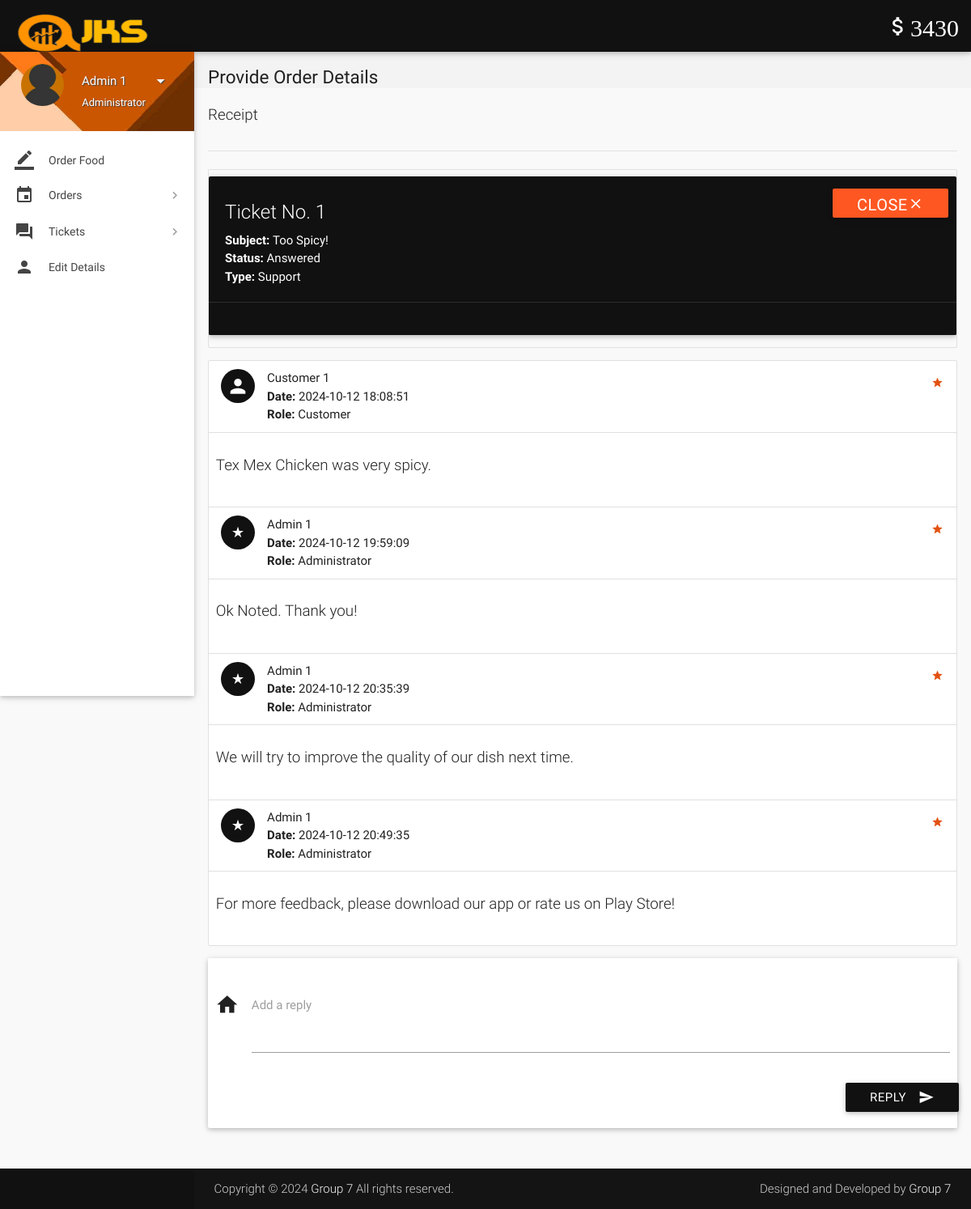
Page /account/view-ticket-admin.php?id=1 (signed in) on the committed database.
### tables this page shows
CREATE TABLE `wallet_details` (
  `id` int(11) NOT NULL,
  `wallet_id` int(11) NOT NULL,
  `number` varchar(16) NOT NULL,
  `cvv` int(3) NOT NULL,
  `balance` int(11) NOT NULL DEFAULT 2000
);

CREATE TABLE `tickets` (
  `id` int(11) NOT NULL,
  `poster_id` int(11) NOT NULL,
  `subject` varchar(100) NOT NULL,
  `description` varchar(3000) NOT NULL,
  `status` varchar(8) NOT NULL DEFAULT 'Open',
  `type` varchar(30) NOT NULL DEFAULT 'Others',
  `date` datetime NOT NULL DEFAULT current_timestamp(),
  `deleted` tinyint(4) NOT NULL DEFAULT 0
);

CREATE TABLE `ticket_details` (
  `id` int(11) NOT NULL,
  `ticket_id` int(11) NOT NULL,
  `user_id` int(11) NOT NULL,
  `description` varchar(1000) NOT NULL,
  `date` datetime NOT NULL DEFAULT current_timestamp()
);

CREATE TABLE `users` (
  `id` int(11) NOT NULL,
  `role` varchar(15) NOT NULL DEFAULT 'Customer',
  `name` varchar(15) NOT NULL,
  `username` varchar(100) NOT NULL,
  `password` varchar(16) NOT NULL,
  `email` varchar(35) DEFAULT NULL,
  `address` varchar(300) DEFAULT NULL,
  `contact` bigint(11) NOT NULL,
  `verified` tinyint(1) NOT NULL DEFAULT 0,
  `deleted` tinyint(4) NOT NULL DEFAULT 0
);

### account/includes/wallet.php (called while the page is built)
<?php
$user_id=$_SESSION['user_id'];
$sql = $con->query("SELECT * FROM wallet where customer_id = $user_id");
$row1 = $sql->fetch_assoc();
$wallet_id = $row1['id'];
$sql = $con->query("SELECT * FROM wallet_details where wallet_id = $wallet_id");
$row1 = $sql->fetch_assoc();
$balance = $row1['balance'];
?>

### account/includes/connect.php (called while the page is built, shortened)
<?php
$name = isset($_SESSION['name']) ? $_SESSION['name'] : null;
$role = isset($_SESSION['role']) ? $_SESSION['role'] : null;
?>

### account/view-ticket-admin.php (the view, shortened to what this page needs)
<?php
include 'includes/connect.php';
include 'includes/wallet.php';
$continue=0;
if($_SESSION['admin_sid']==session_id())
{
		$ticket_id = $_GET['id'];
		$sql1 = "SELECT * FROM tickets WHERE id = $ticket_id;";
		if(mysqli_num_rows(mysqli_query($con,$sql1))>0){
			$row  = $con->query($sql1)->fetch_assoc();
			$type = $row['type'];
			$subject = $row['subject'];
			$status = $row['status'];
			$continue=1;
		}
		else
			$continue = 0;
}
if($continue){
?>
<!DOCTYPE html>
<html lang="en">
<head>
  <link href="css/materialize.min.css" type="text/css" rel="stylesheet" media="screen,projection">
  <link href="css/style.min.css" type="text/css" rel="stylesheet" media="screen,projection">
  <link href="css/custom/custom.min.css" type="text/css" rel="stylesheet" media="screen,projection">
  <link href="js/plugins/perfect-scrollbar/perfect-scrollbar.css" type="text/css" rel="stylesheet" media="screen,projection">
</head>
<body>
  <header id="header" class="page-topbar">
        <div class="navbar-fixed">
            <nav class="navbar-color">
                <div class="nav-wrapper">
                    <ul class="left">
                      <li><h1 class="logo-wrapper"><a href="index.php" class="brand-logo darken-1"><img src="images/logo.png" alt="logo"></a> <span class="logo-text">Logo</span></h1></li>
                    </ul>
                    <ul class="right hide-on-med-and-down">
                        <li><a href="#" class="waves-effect waves-block waves-light"><i class="mdi-editor-attach-money"><?php echo $balance;?></i></a>
                        </li>
                    </ul>
                </div>
            </nav>
        </div>
  </header>
  <div id="main">
    <div class="wrapper">
      <aside id="left-sidebar-nav">
        <ul id="slide-out" class="side-nav fixed leftside-navigation">
            <li class="user-details cyan darken-2">
            <div class="row">
                <div class="col col s4 m4 l4">
                    <img src="images/avatar.jpg" alt="" class="circle responsive-img valign profile-image">
                </div>
                <div class="col col s8 m8 l8">
                    <a class="btn-flat dropdown-button waves-effect waves-light white-text profile-btn" href="#" data-activates="profile-dropdown"><?php echo $name;?> <i class="mdi-navigation-arrow-drop-down right"></i></a>
                    <p class="user-roal"><?php echo $role;?></p>
                </div>
            </div>
            </li>
            <li class="bold"><a href="index.php" class="waves-effect waves-cyan"><i class="mdi-editor-border-color"></i> Order Food</a>
            </li>
                <li class="no-padding">
                    <ul class="collapsible collapsible-accordion">
                        <li class="bold"><a class="collapsible-header waves-effect waves-cyan"><i class="mdi-editor-insert-invitation"></i> Orders</a>
                        </li>
                    </ul>
                </li>
                 <li class="no-padding">
                    <ul class="collapsible collapsible-accordion">
                        <li class="bold"><a class="collapsible-header waves-effect waves-cyan"><i class="mdi-action-question-answer"></i> Tickets</a>
                        </li>
                    </ul>
                </li>
            <li class="bold"><a href="details.php" class="waves-effect waves-cyan"><i class="mdi-social-person"></i> Edit Details</a>
            </li>
        </ul>
        </aside>
      <section id="content">
        <div id="breadcrumbs-wrapper">
          <div class="container">
            <div class="row">
              <div class="col s12 m12 l12">
                <h5 class="breadcrumbs-title">Provide Order Details</h5>
              </div>
            </div>
          </div>
        </div>
        <div class="container">
          <p class="caption">Receipt</p>
          <div class="divider"></div>
<div class="section">
                                <?php
								echo '<ul id="task-card" class="collection with-header">
									<div id="card-alert" class="card cyan">
										<div class="card-content white-text">
										<span class="card-title white-text darken-1">Ticket No. '.$ticket_id.'</span>
										<p><strong>Subject: </strong>'.$subject.'</p>
										<p><strong>Status: </strong>'.$status.'</p>
										<p><strong>Type: </strong>'.$type.'</p>
										</div>
										<div class="card-action cyan">
										<form method="post" action="routers/ticket-status.php">
										<input type="hidden" name="ticket_id" value="'.$ticket_id.'">
										<input type="hidden" name="status" value="'.($status != 'Closed' ? 'Closed' : 'Open').'">
										<button class="waves-effect waves-light deep-orange btn white-text" type="submit" name="action">'
										.($status != 'Closed' ? 'Close<i class="mdi-navigation-close"></i>' : 'Reopen<i class="mdi-navigation-check"></i>').'
										</button>
										</form>
										</div>
									</div>
                                </ul>';
								echo '<ul id="issues-collection" class="collection">';
								$sql1 = mysqli_query($con, "SELECT * from ticket_details WHERE ticket_id = $ticket_id;");
								while($row1 = mysqli_fetch_array($sql1)){
									$sql2 = "SELECT * FROM users WHERE id = ".$row1['user_id'].";";
									if(mysqli_num_rows(mysqli_query($con,$sql2))>0){
										$row2  = $con->query($sql2)->fetch_assoc();
										$name = $row2['name'];
										$role1 = $row2['role'];
									}
								  echo '
								  <li class="collection-item avatar">
									  <i class="'.($role1=='Administrator' ? 'mdi-action-star-rate' : 'mdi-social-person').' cyan circle"></i>
									  <span class="collection-header"> '.$name.'</span>
									  <p><strong>Date:</strong> '.$row1['date'].'</p>
									  <p><strong>Role:</strong> '.$role1.'</p>
									  <a href="#" class="secondary-content">
									  <i class="mdi-action-grade"></i></a>
								  </li>
								  <li class="collection-item">
									  <div class="row">
									  <p class="caption">'.$row1['description'].'</p>
									  </div>
									  </li>';
								}
							  echo '</ul>';
							  if($status != 'Closed'){
							  echo '
							  <div class="card-panel">
                  <div class="row">
                    <form class="formValidate" id="formValidate" method="post" action="routers/ticket-message.php" novalidate="novalidate" class="col s12">
                      <div class="row">
					  <input type="hidden" name="role" value="'.$role.'">
					  <input type="hidden" name="ticket_id" value="'.$ticket_id.'">
                        <div class="input-field col s12">
                          <i class="mdi-action-home prefix"></i>
                          <textarea name="message" id="message" class="materialize-textarea validate" data-error=".errorTxt1"></textarea>
                          <label for="message" class="">Add a reply</label>
						  <div class="errorTxt1"></div>
                        </div>
                        <div class="row">
                          <div class="input-field col s12">
                            <button class="btn cyan waves-effect waves-light right" type="submit" name="action">Reply
                              <i class="mdi-content-send right"></i>
                            </button>
                          </div>
                        </div>
                      </div>
                    </form>
                  </div>
                </div>';
							  }
								?>
          </div>
              </div>
            </div>
        </div>
  <footer class="page-footer">
    <div class="footer-copyright">
      <div class="container">
        <span>Copyright © 2024 <a class="grey-text text-lighten-4" href="#" target="_blank">Group 7</a> All rights reserved.</span>
        <span class="right"> Designed and Developed by <a class="grey-text text-lighten-4" href="#">Group 7</a></span>
        </div>
    </div>
  </footer>
</body>
</html>
<?php
	}
?>

### rows in the picture
wallet_details: balance "3430"
tickets: subject "Too Spicy!", status "Answered", type "Support"
ticket_details: user.name "Customer 1", date "2024-10-12 18:08:51", user.role "Customer", description "Tex Mex Chicken was very spicy."
ticket_details: user.name "Admin 1", date "2024-10-12 19:59:09", user.role "Administrator", description "Ok Noted. Thank you!"
ticket_details: user.name "Admin 1", date "2024-10-12 20:35:39", user.role "Administrator", description "We will try to improve the quality of our dish next time."
ticket_details: user.name "Admin 1", date "2024-10-12 20:49:35", user.role "Administrator", description "For more feedback, please download our app or rate us on Play Store!"

### other values in the picture
$name "Admin 1"
$role "Administrator"
$ticket_id "1"
